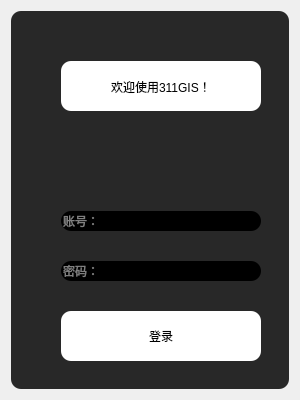
<?xml version="1.0" encoding="UTF-8"?>
<ui version="4.0">
 <class>loginClass</class>
 <widget class="QWidget" name="loginClass">
  <property name="geometry">
   <rect>
    <x>0</x>
    <y>0</y>
    <width>300</width>
    <height>400</height>
   </rect>
  </property>
  <property name="windowTitle">
   <string>login</string>
  </property>
  <layout class="QVBoxLayout" name="verticalLayout">
   <item>
    <widget class="QWidget" name="widget" native="true">
     <property name="styleSheet">
      <string notr="true">background-color: rgb(40, 40, 40);
border-radius:10px;</string>
     </property>
     <widget class="QLineEdit" name="accounts">
      <property name="geometry">
       <rect>
        <x>50</x>
        <y>200</y>
        <width>200</width>
        <height>20</height>
       </rect>
      </property>
      <property name="styleSheet">
       <string notr="true">border-color: rgb(255, 255, 255);
border-bottom-color: rgb(255, 255, 255);
color: rgb(255, 255, 255);
background-color: rgb(0, 0, 0);</string>
      </property>
      <property name="text">
       <string/>
      </property>
      <property name="placeholderText">
       <string>账号：</string>
      </property>
     </widget>
     <widget class="QLineEdit" name="passwords">
      <property name="geometry">
       <rect>
        <x>50</x>
        <y>250</y>
        <width>200</width>
        <height>20</height>
       </rect>
      </property>
      <property name="styleSheet">
       <string notr="true">border-color: rgb(255, 255, 255);
border-bottom-color: rgb(255, 255, 255);
color: rgb(255, 255, 255);
background-color: rgb(0, 0, 0);</string>
      </property>
      <property name="text">
       <string/>
      </property>
      <property name="placeholderText">
       <string>密码：</string>
      </property>
     </widget>
     <widget class="QWidget" name="welcome" native="true">
      <property name="geometry">
       <rect>
        <x>50</x>
        <y>50</y>
        <width>200</width>
        <height>50</height>
       </rect>
      </property>
      <property name="styleSheet">
       <string notr="true">background-color: rgb(255, 255, 255);
border-radius:10px;</string>
      </property>
      <widget class="QLabel" name="label">
       <property name="geometry">
        <rect>
         <x>50</x>
         <y>18</y>
         <width>200</width>
         <height>16</height>
        </rect>
       </property>
       <property name="styleSheet">
        <string notr="true">font: 700 10pt &quot;Microsoft YaHei UI&quot;;</string>
       </property>
       <property name="text">
        <string>欢迎使用311GIS！</string>
       </property>
      </widget>
     </widget>
     <widget class="QPushButton" name="login">
      <property name="geometry">
       <rect>
        <x>50</x>
        <y>300</y>
        <width>200</width>
        <height>50</height>
       </rect>
      </property>
      <property name="styleSheet">
       <string notr="true">background-color: rgb(255, 255, 255);</string>
      </property>
      <property name="text">
       <string>登录</string>
      </property>
     </widget>
    </widget>
   </item>
  </layout>
 </widget>
 <layoutdefault spacing="6" margin="11"/>
 <resources>
  <include location="login.qrc"/>
 </resources>
 <connections/>
</ui>
